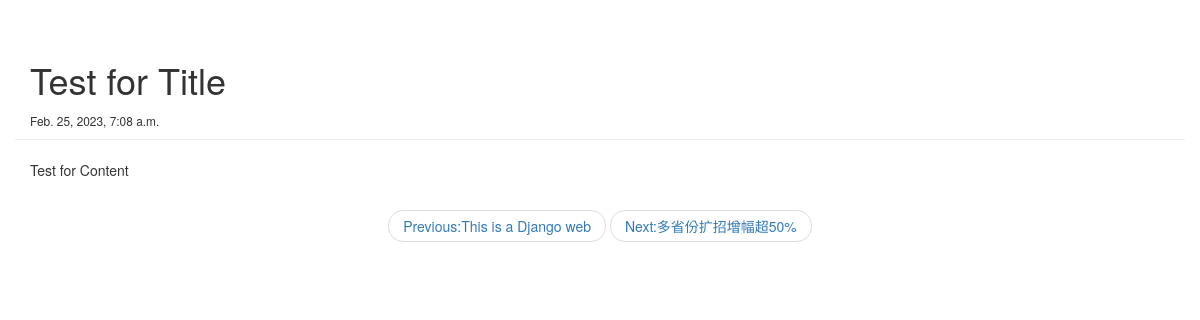
The app's page /blog/detail/2 with its own data.
### blog/models.py (models this page shows, shortened)
class Article(models.Model):
    article_id = models.AutoField(primary_key=True)
    title = models.TextField()
    brief_content = models.TextField()
    content = models.TextField()
    publish_date = models.DateTimeField(auto_now=True)

### blog/views.py (the view)
# urls.py: path('detail/<int:article_id>', blog.views.get_detail_page)
def get_detail_page(request, article_id):
    all_article = Article.objects.all()
    curr_article = None
    previous_index = 0
    next_index = 0
    for index, article in enumerate(all_article):
        if index == 0:
            previous_index = 0
            next_index = index + 1
        elif index == len(all_article) - 1:
            previous_index = index - 1
            next_index = index
        else:
            previous_index = index - 1
            next_index = index + 1
        if article.article_id == article_id:
            curr_article = article
            previous_article = all_article[previous_index]
            next_article = all_article[next_index]
            break
    section_list = curr_article.content.split('\n')
    return render(request, 'blog/detail.html',
                  {
                      'curr_article': curr_article,
                      'section_list': section_list,
                      'previous_article': previous_article,
                      'next_article': next_article
                  }
                  )

### blog/templates/blog/detail.html (shortened to what this page needs)
<!DOCTYPE html>
<html lang="en">
<head>
    <link rel="stylesheet" href="https://stackpath.bootstrapcdn.com/bootstrap/3.4.1/css/bootstrap.min.css"
>
</head>
<body>
<div class="container page-header">
    <h1>{{ curr_article.title}}</h1>
    <small>{{ curr_article.publish_date }}</small>
</div>
<div class="container body-main">
    <div>
        {% for section in section_list %}
        <p>{{ section }}</p>
        {% endfor %}
    </div>
</div>
<div>
    <nav aria-label="...">
  <ul class="pager">
    <li><a href="/blog/detail/{{previous_article.article_id}}">Previous:{{ previous_article.title }}</a></li>
    <li><a href="/blog/detail/{{next_article.article_id}}">Next:{{ next_article.title }}</a></li>
  </ul>
</nav>
</div>
</body>
</html>

### records on screen
Article: title "Test for Title", publish_date "Feb. 25, 2023, 7:08 a.m.", section_list "Test for Content"
Article: title "This is a Django web"
Article: title "多省份扩招增幅超50%"
